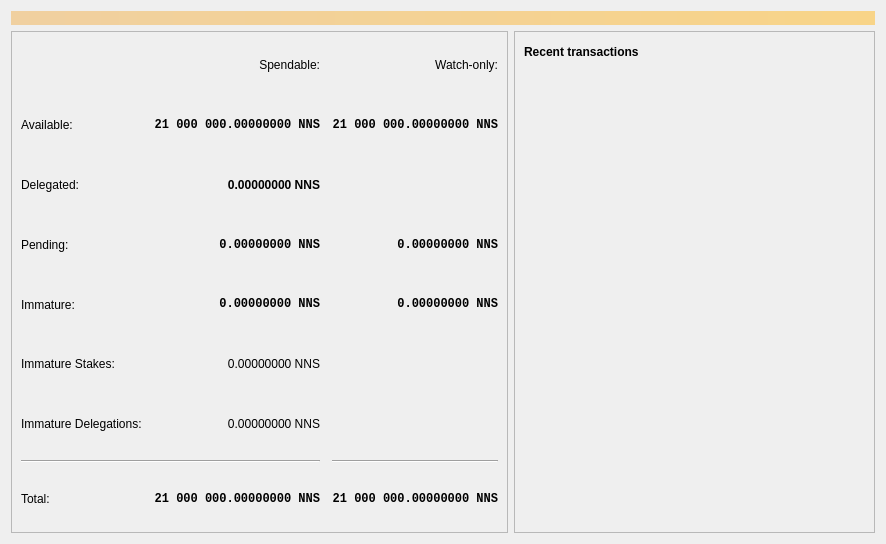
<?xml version="1.0" encoding="UTF-8"?>
<ui version="4.0">
 <class>OverviewPage</class>
 <widget class="QWidget" name="OverviewPage">
  <property name="geometry">
   <rect>
    <x>0</x>
    <y>0</y>
    <width>886</width>
    <height>544</height>
   </rect>
  </property>
  <property name="windowTitle">
   <string>Form</string>
  </property>
  <layout class="QVBoxLayout" name="topLayout">
   <item>
    <widget class="QLabel" name="labelAlerts">
     <property name="visible">
      <bool>false</bool>
     </property>
     <property name="styleSheet">
      <string notr="true">QLabel { background-color: qlineargradient(x1: 0, y1: 0, x2: 1, y2: 0, stop:0 #F0D0A0, stop:1 #F8D488); color:#000000; }</string>
     </property>
     <property name="wordWrap">
      <bool>true</bool>
     </property>
     <property name="margin">
      <number>3</number>
     </property>
     <property name="textInteractionFlags">
      <set>Qt::TextSelectableByMouse</set>
     </property>
    </widget>
   </item>
   <item>
    <layout class="QHBoxLayout" name="horizontalLayout" stretch="1,1">
     <item>
      <layout class="QVBoxLayout" name="verticalLayout_2">
       <item>
        <widget class="QFrame" name="frame">
         <property name="frameShape">
          <enum>QFrame::StyledPanel</enum>
         </property>
         <property name="frameShadow">
          <enum>QFrame::Raised</enum>
         </property>
         <layout class="QVBoxLayout" name="verticalLayout_4">
          <item>
           <layout class="QGridLayout" name="gridLayout">
            <property name="spacing">
             <number>12</number>
            </property>
            <item row="3" column="2">
             <widget class="QLabel" name="labelWatchPending">
              <property name="font">
               <font>
                <family>Monospace</family>
                <bold>true</bold>
               </font>
              </property>
              <property name="cursor">
               <cursorShape>IBeamCursor</cursorShape>
              </property>
              <property name="toolTip">
               <string>Unconfirmed transactions to watch-only addresses</string>
              </property>
              <property name="text">
               <string notr="true">0.00000000 NNS</string>
              </property>
              <property name="alignment">
               <set>Qt::AlignRight|Qt::AlignTrailing|Qt::AlignVCenter</set>
              </property>
              <property name="textInteractionFlags">
               <set>Qt::LinksAccessibleByMouse|Qt::TextSelectableByKeyboard|Qt::TextSelectableByMouse</set>
              </property>
             </widget>
            </item>
            <item row="3" column="1">
             <widget class="QLabel" name="labelUnconfirmed">
              <property name="font">
               <font>
                <family>Monospace</family>
                <bold>true</bold>
               </font>
              </property>
              <property name="cursor">
               <cursorShape>IBeamCursor</cursorShape>
              </property>
              <property name="toolTip">
               <string>Total of transactions that have yet to be confirmed, and do not yet count toward the spendable balance</string>
              </property>
              <property name="text">
               <string notr="true">0.00000000 NNS</string>
              </property>
              <property name="alignment">
               <set>Qt::AlignRight|Qt::AlignTrailing|Qt::AlignVCenter</set>
              </property>
              <property name="textInteractionFlags">
               <set>Qt::LinksAccessibleByMouse|Qt::TextSelectableByKeyboard|Qt::TextSelectableByMouse</set>
              </property>
             </widget>
            </item>
            <item row="4" column="2">
             <widget class="QLabel" name="labelWatchImmature">
              <property name="font">
               <font>
                <family>Monospace</family>
                <bold>true</bold>
               </font>
              </property>
              <property name="cursor">
               <cursorShape>IBeamCursor</cursorShape>
              </property>
              <property name="toolTip">
               <string>Mined balance in watch-only addresses that has not yet matured</string>
              </property>
              <property name="text">
               <string notr="true">0.00000000 NNS</string>
              </property>
              <property name="alignment">
               <set>Qt::AlignRight|Qt::AlignTrailing|Qt::AlignVCenter</set>
              </property>
              <property name="textInteractionFlags">
               <set>Qt::LinksAccessibleByMouse|Qt::TextSelectableByKeyboard|Qt::TextSelectableByMouse</set>
              </property>
             </widget>
            </item>
            <item row="7" column="0" colspan="2">
             <widget class="Line" name="line">
              <property name="orientation">
               <enum>Qt::Horizontal</enum>
              </property>
             </widget>
            </item>
            <item row="7" column="2">
             <widget class="Line" name="lineWatchBalance">
              <property name="sizePolicy">
               <sizepolicy hsizetype="Preferred" vsizetype="Fixed">
                <horstretch>0</horstretch>
                <verstretch>0</verstretch>
               </sizepolicy>
              </property>
              <property name="minimumSize">
               <size>
                <width>140</width>
                <height>0</height>
               </size>
              </property>
              <property name="orientation">
               <enum>Qt::Horizontal</enum>
              </property>
             </widget>
            </item>
            <item row="8" column="0">
             <widget class="QLabel" name="labelTotalText">
              <property name="text">
               <string>Total:</string>
              </property>
             </widget>
            </item>
            <item row="4" column="1">
             <widget class="QLabel" name="labelImmature">
              <property name="font">
               <font>
                <family>Monospace</family>
                <bold>true</bold>
               </font>
              </property>
              <property name="cursor">
               <cursorShape>IBeamCursor</cursorShape>
              </property>
              <property name="toolTip">
               <string>Mined balance that has not yet matured</string>
              </property>
              <property name="text">
               <string notr="true">0.00000000 NNS</string>
              </property>
              <property name="alignment">
               <set>Qt::AlignRight|Qt::AlignTrailing|Qt::AlignVCenter</set>
              </property>
              <property name="textInteractionFlags">
               <set>Qt::LinksAccessibleByMouse|Qt::TextSelectableByKeyboard|Qt::TextSelectableByMouse</set>
              </property>
             </widget>
            </item>
            <item row="3" column="3">
             <spacer name="horizontalSpacer_2">
              <property name="orientation">
               <enum>Qt::Horizontal</enum>
              </property>
              <property name="sizeHint" stdset="0">
               <size>
                <width>40</width>
                <height>20</height>
               </size>
              </property>
             </spacer>
            </item>
            <item row="4" column="0">
             <widget class="QLabel" name="labelImmatureText">
              <property name="text">
               <string>Immature:</string>
              </property>
             </widget>
            </item>
            <item row="5" column="1">
             <widget class="QLabel" name="labelStake">
              <property name="font">
               <font/>
              </property>
              <property name="cursor">
               <cursorShape>IBeamCursor</cursorShape>
              </property>
              <property name="toolTip">
               <string>Stake</string>
              </property>
              <property name="text">
               <string notr="true">0.00000000 NNS</string>
              </property>
              <property name="alignment">
               <set>Qt::AlignRight|Qt::AlignTrailing|Qt::AlignVCenter</set>
              </property>
              <property name="textInteractionFlags">
               <set>Qt::LinksAccessibleByMouse|Qt::TextSelectableByKeyboard|Qt::TextSelectableByMouse</set>
              </property>
             </widget>
            </item>
            <item row="5" column="3">
             <spacer name="horizontalSpacer_4">
              <property name="orientation">
               <enum>Qt::Horizontal</enum>
              </property>
              <property name="sizeHint" stdset="0">
               <size>
                <width>40</width>
                <height>20</height>
               </size>
              </property>
             </spacer>
            </item>
            <item row="5" column="0">
             <widget class="QLabel" name="labelStakeText">
              <property name="text">
               <string>Immature Stakes:</string>
              </property>
             </widget>
            </item>
            <item row="6" column="1">
             <widget class="QLabel" name="labelImmatureDelegated">
              <property name="font">
               <font/>
              </property>
              <property name="cursor">
               <cursorShape>IBeamCursor</cursorShape>
              </property>
              <property name="toolTip">
               <string>Immature Delegations</string>
              </property>
              <property name="text">
               <string notr="true">0.00000000 NNS</string>
              </property>
              <property name="alignment">
               <set>Qt::AlignRight|Qt::AlignTrailing|Qt::AlignVCenter</set>
              </property>
              <property name="textInteractionFlags">
               <set>Qt::LinksAccessibleByMouse|Qt::TextSelectableByKeyboard|Qt::TextSelectableByMouse</set>
              </property>
             </widget>
            </item>
            <item row="6" column="3">
             <spacer name="horizontalSpacer_6">
              <property name="orientation">
               <enum>Qt::Horizontal</enum>
              </property>
              <property name="sizeHint" stdset="0">
               <size>
                <width>40</width>
                <height>20</height>
               </size>
              </property>
             </spacer>
            </item>
            <item row="6" column="0">
             <widget class="QLabel" name="labelImmatureDelegatedText">
              <property name="text">
               <string>Immature Delegations:</string>
              </property>
             </widget>
            </item>
            <item row="2" column="1">
             <widget class="QLabel" name="labelDelegated">
              <property name="font">
               <font>
                <bold>true</bold>
               </font>
              </property>
              <property name="cursor">
               <cursorShape>IBeamCursor</cursorShape>
              </property>
              <property name="toolTip">
               <string>Delegated</string>
              </property>
              <property name="text">
               <string notr="true">0.00000000 NNS</string>
              </property>
              <property name="alignment">
               <set>Qt::AlignRight|Qt::AlignTrailing|Qt::AlignVCenter</set>
              </property>
              <property name="textInteractionFlags">
               <set>Qt::LinksAccessibleByMouse|Qt::TextSelectableByKeyboard|Qt::TextSelectableByMouse</set>
              </property>
             </widget>
            </item>
            <item row="2" column="3">
             <spacer name="horizontalSpacer_5">
              <property name="orientation">
               <enum>Qt::Horizontal</enum>
              </property>
              <property name="sizeHint" stdset="0">
               <size>
                <width>40</width>
                <height>20</height>
               </size>
              </property>
             </spacer>
            </item>
            <item row="2" column="0">
             <widget class="QLabel" name="labelDelegatedText">
              <property name="text">
               <string>Delegated:</string>
              </property>
             </widget>
            </item>
            <item row="8" column="1">
             <widget class="QLabel" name="labelTotal">
              <property name="font">
               <font>
                <family>Monospace</family>
                <bold>true</bold>
               </font>
              </property>
              <property name="cursor">
               <cursorShape>IBeamCursor</cursorShape>
              </property>
              <property name="toolTip">
               <string>Your current total balance</string>
              </property>
              <property name="text">
               <string notr="true">21 000 000.00000000 NNS</string>
              </property>
              <property name="alignment">
               <set>Qt::AlignRight|Qt::AlignTrailing|Qt::AlignVCenter</set>
              </property>
              <property name="textInteractionFlags">
               <set>Qt::LinksAccessibleByMouse|Qt::TextSelectableByKeyboard|Qt::TextSelectableByMouse</set>
              </property>
             </widget>
            </item>
            <item row="8" column="2">
             <widget class="QLabel" name="labelWatchTotal">
              <property name="font">
               <font>
                <family>Monospace</family>
                <bold>true</bold>
               </font>
              </property>
              <property name="cursor">
               <cursorShape>IBeamCursor</cursorShape>
              </property>
              <property name="toolTip">
               <string>Current total balance in watch-only addresses</string>
              </property>
              <property name="text">
               <string notr="true">21 000 000.00000000 NNS</string>
              </property>
              <property name="alignment">
               <set>Qt::AlignRight|Qt::AlignTrailing|Qt::AlignVCenter</set>
              </property>
              <property name="textInteractionFlags">
               <set>Qt::LinksAccessibleByMouse|Qt::TextSelectableByKeyboard|Qt::TextSelectableByMouse</set>
              </property>
             </widget>
            </item>
            <item row="0" column="2">
             <widget class="QLabel" name="labelWatchonly">
              <property name="text">
               <string>Watch-only:</string>
              </property>
              <property name="alignment">
               <set>Qt::AlignRight|Qt::AlignTrailing|Qt::AlignVCenter</set>
              </property>
             </widget>
            </item>
            <item row="1" column="0">
             <widget class="QLabel" name="labelBalanceText">
              <property name="text">
               <string>Available:</string>
              </property>
             </widget>
            </item>
            <item row="1" column="1">
             <widget class="QLabel" name="labelBalance">
              <property name="font">
               <font>
                <family>Monospace</family>
                <bold>true</bold>
               </font>
              </property>
              <property name="cursor">
               <cursorShape>IBeamCursor</cursorShape>
              </property>
              <property name="toolTip">
               <string>Your current spendable balance</string>
              </property>
              <property name="text">
               <string notr="true">21 000 000.00000000 NNS</string>
              </property>
              <property name="alignment">
               <set>Qt::AlignRight|Qt::AlignTrailing|Qt::AlignVCenter</set>
              </property>
              <property name="textInteractionFlags">
               <set>Qt::LinksAccessibleByMouse|Qt::TextSelectableByKeyboard|Qt::TextSelectableByMouse</set>
              </property>
             </widget>
            </item>
            <item row="1" column="2">
             <widget class="QLabel" name="labelWatchAvailable">
              <property name="font">
               <font>
                <family>Monospace</family>
                <bold>true</bold>
               </font>
              </property>
              <property name="cursor">
               <cursorShape>IBeamCursor</cursorShape>
              </property>
              <property name="toolTip">
               <string>Your current balance in watch-only addresses</string>
              </property>
              <property name="text">
               <string notr="true">21 000 000.00000000 NNS</string>
              </property>
              <property name="alignment">
               <set>Qt::AlignRight|Qt::AlignTrailing|Qt::AlignVCenter</set>
              </property>
              <property name="textInteractionFlags">
               <set>Qt::LinksAccessibleByMouse|Qt::TextSelectableByKeyboard|Qt::TextSelectableByMouse</set>
              </property>
             </widget>
            </item>
            <item row="3" column="0">
             <widget class="QLabel" name="labelPendingText">
              <property name="text">
               <string>Pending:</string>
              </property>
             </widget>
            </item>
            <item row="0" column="1">
             <widget class="QLabel" name="labelSpendable">
              <property name="text">
               <string>Spendable:</string>
              </property>
              <property name="alignment">
               <set>Qt::AlignRight|Qt::AlignTrailing|Qt::AlignVCenter</set>
              </property>
             </widget>
            </item>
           </layout>
          </item>
         </layout>
        </widget>
       </item>
      </layout>
     </item>
     <item>
      <layout class="QVBoxLayout" name="verticalLayout_3">
       <item>
        <widget class="QFrame" name="frame_2">
         <property name="frameShape">
          <enum>QFrame::StyledPanel</enum>
         </property>
         <property name="frameShadow">
          <enum>QFrame::Raised</enum>
         </property>
         <layout class="QVBoxLayout" name="verticalLayout">
          <item>
           <layout class="QHBoxLayout" name="horizontalLayout_2">
            <item>
             <widget class="QLabel" name="label_4">
              <property name="font">
               <font>
                <bold>true</bold>
               </font>
              </property>
              <property name="text">
               <string>Recent transactions</string>
              </property>
             </widget>
            </item>
            <item>
             <widget class="QPushButton" name="labelTransactionsStatus">
              <property name="enabled">
               <bool>true</bool>
              </property>
              <property name="maximumSize">
               <size>
                <width>30</width>
                <height>16777215</height>
               </size>
              </property>
              <property name="toolTip">
               <string>The displayed information may be out of date. Your wallet automatically synchronizes with the Bitcoin network after a connection is established, but this process has not completed yet.</string>
              </property>
              <property name="text">
               <string/>
              </property>
              <property name="icon">
               <iconset resource="../bitcoin.qrc">
                <normaloff>:/icons/warning</normaloff>
                <disabledoff>:/icons/warning</disabledoff>:/icons/warning</iconset>
              </property>
              <property name="iconSize">
               <size>
                <width>24</width>
                <height>24</height>
               </size>
              </property>
              <property name="flat">
               <bool>true</bool>
              </property>
             </widget>
            </item>
            <item>
             <spacer name="horizontalSpacer">
              <property name="orientation">
               <enum>Qt::Horizontal</enum>
              </property>
              <property name="sizeHint" stdset="0">
               <size>
                <width>40</width>
                <height>20</height>
               </size>
              </property>
             </spacer>
            </item>
           </layout>
          </item>
          <item>
           <widget class="QListView" name="listTransactions">
            <property name="styleSheet">
             <string notr="true">QListView { background: transparent; }</string>
            </property>
            <property name="frameShape">
             <enum>QFrame::NoFrame</enum>
            </property>
            <property name="verticalScrollBarPolicy">
             <enum>Qt::ScrollBarAlwaysOff</enum>
            </property>
            <property name="horizontalScrollBarPolicy">
             <enum>Qt::ScrollBarAlwaysOff</enum>
            </property>
            <property name="selectionMode">
             <enum>QAbstractItemView::NoSelection</enum>
            </property>
           </widget>
          </item>
          <item>
           <spacer name="verticalSpacer_2">
            <property name="orientation">
             <enum>Qt::Vertical</enum>
            </property>
            <property name="sizeHint" stdset="0">
             <size>
              <width>20</width>
              <height>40</height>
             </size>
            </property>
           </spacer>
          </item>
          <item>
           <widget class="QLabel" name="label">
            <property name="text">
             <string/>
            </property>
            <property name="pixmap">
             <pixmap resource="../bitcoin.qrc">:/icons/996emoji</pixmap>
            </property>
            <property name="scaledContents">
             <bool>false</bool>
            </property>
            <property name="alignment">
             <set>Qt::AlignCenter</set>
            </property>
           </widget>
          </item>
         </layout>
        </widget>
       </item>
      </layout>
     </item>
    </layout>
   </item>
  </layout>
 </widget>
 <resources>
  <include location="../bitcoin.qrc"/>
 </resources>
 <connections/>
</ui>
